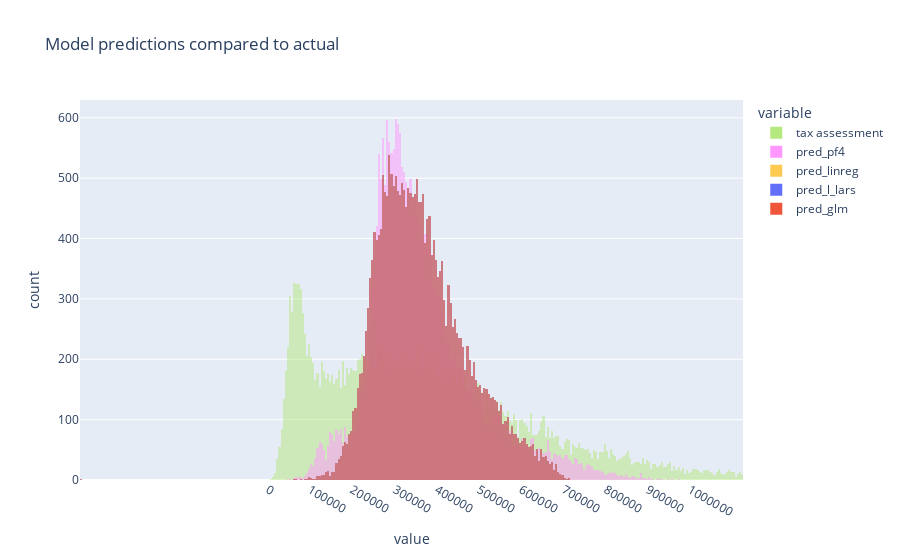

The notebook cell this image was saved under:
### Markdown cell above
## Comparison of density for models to density of actual

### Code cell
## creates a histogram of the model predictions and the actual 
# for a visual comparison of how the models predicted compared to actual

fig = px.histogram(y_train,x=y_train.drop(columns=["mean","median"]).columns.tolist(),
            barmode="overlay",title = "Model predictions compared to actual",
            color_discrete_map = {0:'red',1:'orange',2:'yellow',3:'green',4:'blue',5:'indigo',6:'purple'})
fig.update_layout(xaxis = dict(tickmode = 'array',tickvals = [0,  100000,  200000,  300000,  400000,  500000,  600000,700000,  800000,  900000, 1000000],ticktext = [0,100000, 200000,  300000,  400000,  500000,  600000,700000,  800000,  900000, 1000000]))
fig.show()

### Figure 1 — Plotly figure (JSON) as saved in the notebook; plotly's stock layout.template omitted (floating-point values rounded to 4 significant figures; data arrays with more than 128 entries replaced by an {"elided": "..."} marker saying what was removed)
{"data": [{"alignmentgroup": "True", "bingroup": "x", "hovertemplate": "variable=tax assessment<br>value=%{x}<br>count=%{y}<extra></extra>", "legendgroup": "tax assessment", "marker": {"color": "#B6E880", "opacity": 0.5, "pattern": {"shape": ""}}, "name": "tax assessment", "offsetgroup": "tax assessment", "orientation": "v", "showlegend": true, "type": "histogram", "x": {"elided": "24423 int values"}, "xaxis": "x", "yaxis": "y"}, {"alignmentgroup": "True", "bingroup": "x", "hovertemplate": "variable=pred_pf4<br>value=%{x}<br>count=%{y}<extra></extra>", "legendgroup": "pred_pf4", "marker": {"color": "#FF97FF", "opacity": 0.5, "pattern": {"shape": ""}}, "name": "pred_pf4", "offsetgroup": "pred_pf4", "orientation": "v", "showlegend": true, "type": "histogram", "x": {"elided": "24423 float values"}, "xaxis": "x", "yaxis": "y"}, {"alignmentgroup": "True", "bingroup": "x", "hovertemplate": "variable=pred_linreg<br>value=%{x}<br>count=%{y}<extra></extra>", "legendgroup": "pred_linreg", "marker": {"color": "#FECB52", "opacity": 0.5, "pattern": {"shape": ""}}, "name": "pred_linreg", "offsetgroup": "pred_linreg", "orientation": "v", "showlegend": true, "type": "histogram", "x": {"elided": "24423 float values"}, "xaxis": "x", "yaxis": "y"}, {"alignmentgroup": "True", "bingroup": "x", "hovertemplate": "variable=pred_l_lars<br>value=%{x}<br>count=%{y}<extra></extra>", "legendgroup": "pred_l_lars", "marker": {"color": "#636efa", "opacity": 0.5, "pattern": {"shape": ""}}, "name": "pred_l_lars", "offsetgroup": "pred_l_lars", "orientation": "v", "showlegend": true, "type": "histogram", "x": {"elided": "24423 float values"}, "xaxis": "x", "yaxis": "y"}, {"alignmentgroup": "True", "bingroup": "x", "hovertemplate": "variable=pred_glm<br>value=%{x}<br>count=%{y}<extra></extra>", "legendgroup": "pred_glm", "marker": {"color": "#EF553B", "opacity": 0.5, "pattern": {"shape": ""}}, "name": "pred_glm", "offsetgroup": "pred_glm", "orientation": "v", "showlegend": true, "type": "histogram", "x": {"elided": "24423 float values"}, "xaxis": "x", "yaxis": "y"}], "layout": {"barmode": "overlay", "legend": {"title": {"text": "variable"}, "tracegroupgap": 0}, "title": {"text": "Model predictions compared to actual"}, "xaxis": {"anchor": "y", "domain": [0, 1], "tickmode": "array", "ticktext": [0, 100000, 200000, 300000, 400000, 500000, 600000, 700000, 800000, 900000, 1000000], "tickvals": [0, 100000, 200000, 300000, 400000, 500000, 600000, 700000, 800000, 900000, 1000000], "title": {"text": "value"}}, "yaxis": {"anchor": "x", "domain": [0, 1], "title": {"text": "count"}}}}
